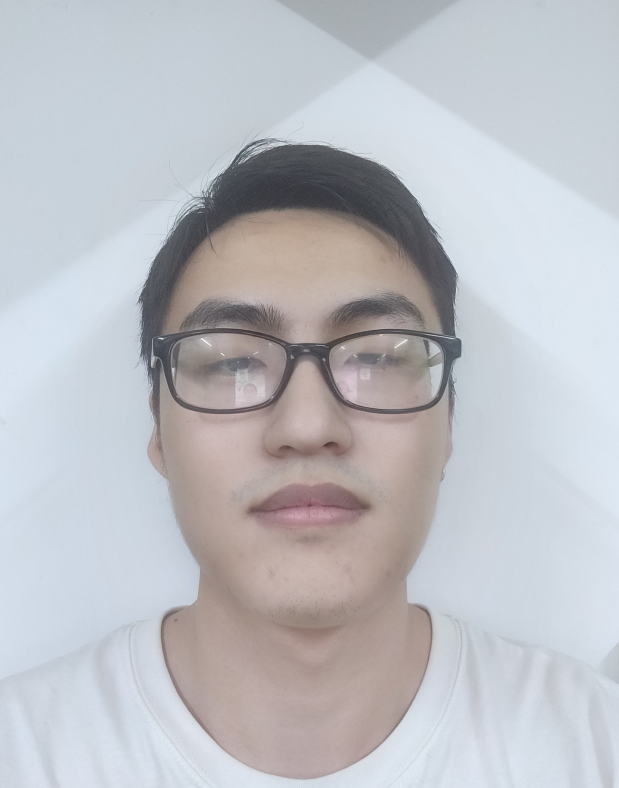
#> input picture server/opencv/training-data/s1/1.jpg, 619 x 788 px, found by its file name
$ python face.py
#> lines starting #> are read from the running program, lines starting #| are printed output that depends on the picture
'''
LastEditors: panda_liu
LastEditTime: 2020-12-13 13:47:34
FilePath: \DIPproject\server\opencv\face.py
Description: add some description
'''
import cv2
import os
import sys
import numpy as np

PublicPath = './opencv/'


#使用OpenCV用来检测脸部的函数
def detect_face(img):
  # 将测试图像转变为灰度图像
  gray = cv2.cvtColor(img, cv2.COLOR_BGR2GRAY)
  # 加载快速LBP人脸识别器
  face_cascade = cv2.CascadeClassifier(PublicPath+'opencv-files/lbpcascade_frontalface.xml')
  # 检测多尺度图像并预测
  # scaleFactor表示每次图像尺寸减小的比例
  # minNeighbors表示每一个目标至少要被检测到n次才算是真的目标
  faces = face_cascade.detectMultiScale(gray, scaleFactor=1.2, minNeighbors=5)
  # 如果未检测到面部 返回none
  if(len(faces) == 0):
    return None, None
  # 我们提取数组中的第一张人脸
  (x, y, w, h) = faces[0];
  # 通过截取 返回图片的正面部分
  return gray[y:y+w, x:x+h], faces[0]

# 准备训练数据
# 返回若干列表 每一个列表对应一个标签
def prepare_training_data(data_folder_path):
  # 获取数据集文件夹
#> called with data_folder_path = './opencv/training-data'
  dirs = os.listdir(data_folder_path)
  # 用来保存所有主题的面孔
  faces = []
  # 用来保存所有主题的标签
  labels = []
  # 遍历训练集文件夹 得到每个数据集的文件夹
  for dir_name in dirs:
    if not dir_name.startswith("s"):
      continue;
    label = int(dir_name.replace("s", ""))
    subject_dir_path = data_folder_path + "/" + dir_name
    subject_images_names = os.listdir(subject_dir_path)
    # 遍历每个数据集文件夹中的图片
    for image_name in subject_images_names:
      if image_name.startswith("."):
        continue;
      # 建立图像路径并阅读图像
      image_path = subject_dir_path + "/" + image_name
      image = cv2.imread(image_path)
#> image is the input picture: shape (788, 619, 3); mean B, G, R 195.7, 190.7, 189.4
      cv2.waitKey(100)
      # 调用预测函数得到预测结果
      face, rect = detect_face(image)
#> in detect_face, `faces = face_cascade.detectMultiScale(gray, scaleFactor=1.2, minNeighb..`: faces = [[93, 186, 435, 435]]
#> in detect_face, `(x, y, w, h) = faces[0];`: x = 93; y = 186; w = 435
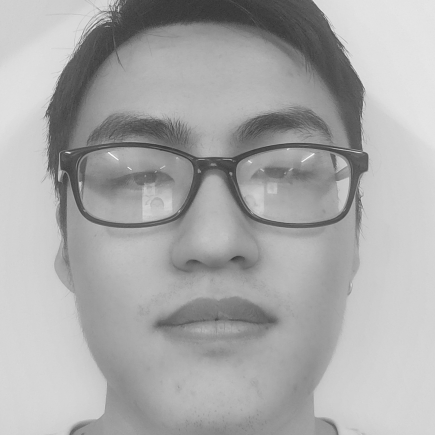
#> face: shape (435, 435); min 53, max 247, mean 169.6
#> rect = [93, 186, 435, 435]
      # 忽略未检测到的脸部
      if face is not None:
        faces.append(face)
        labels.append(label)
  cv2.waitKey(1)
  # 返回两个列表
  return faces, labels

print("Preparing data...")
faces, labels = prepare_training_data(PublicPath+"training-data")
print("Data prepared")

print("Data prepared")

print("Total faces: ", len(faces))
print("Total labels: ", len(labels))

# 创建LBPH人脸识别器
face_recognizer = cv2.face.LBPHFaceRecognizer_create()
# 将刚才的训练模型结果保存至本地
face_recognizer.train(faces, np.array(labels))
face_recognizer.save(PublicPath+'trainner.yml')
